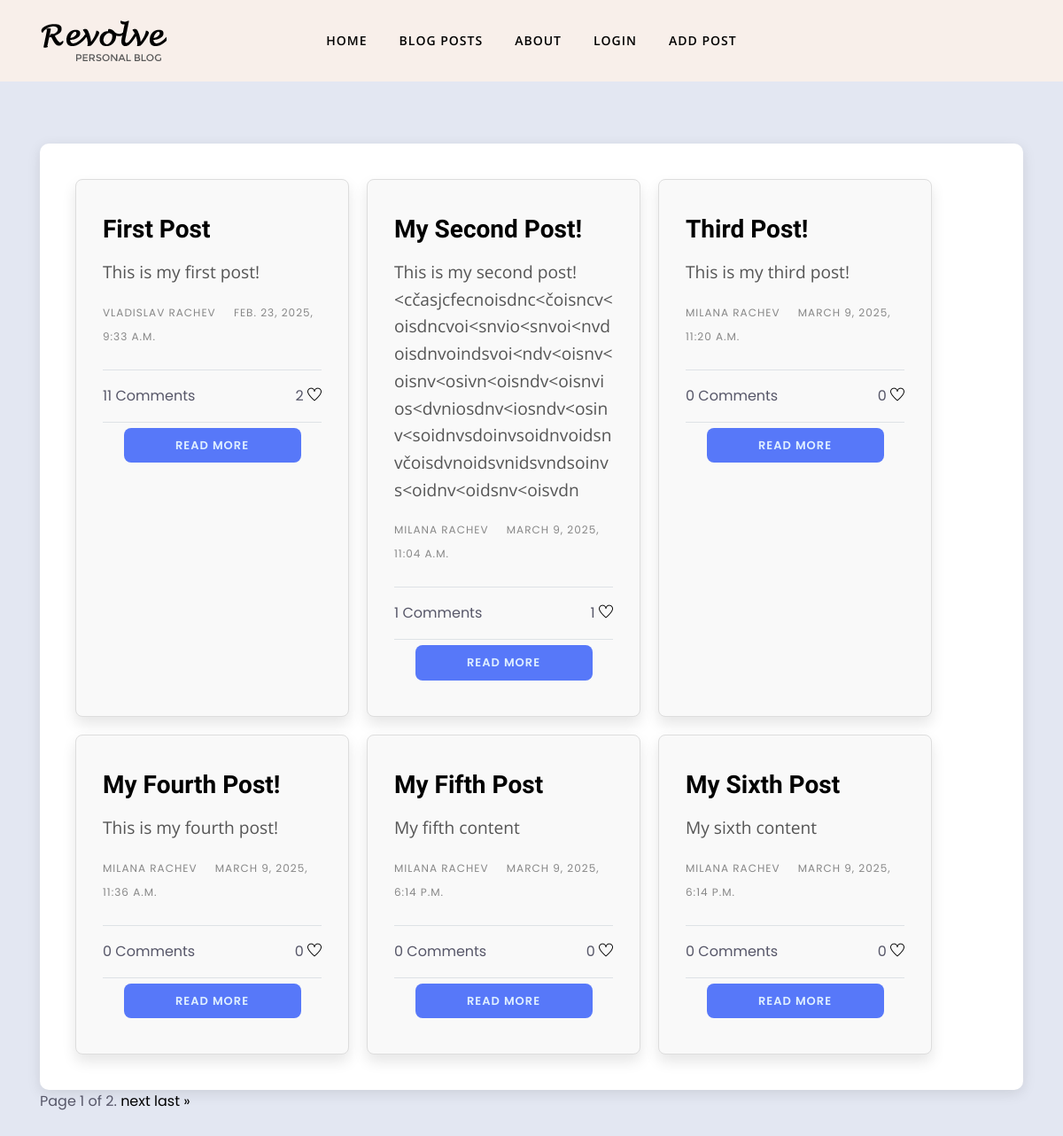
The app's page /posts/all-posts/ with its own data.
### ProtectTheWomen1/posts/models.py (models this page shows)
class Post(models.Model):
    title = models.CharField(
        max_length=100,
    )
    content = models.TextField()
    user = models.ForeignKey(
        to=UserModel,
        on_delete=models.CASCADE,
    )
    created_at = models.DateTimeField(
        auto_now_add=True,
    )

### ProtectTheWomen1/accounts/models/user.py (models this page shows)
class CustomUser(AbstractUser, PermissionsMixin):
    pass

### ProtectTheWomen1/accounts/models/profile.py (models this page shows, shortened)
class Profile(models.Model):
    user = models.OneToOneField(
        to=UserModel,
        on_delete=models.CASCADE,
        primary_key=True,
    )
    first_name = models.CharField(
        max_length=50,
        blank=True,
        null=True,
    )
    last_name = models.CharField(
        max_length=50,
        blank=True,
        null=True,
    )
    date_of_birth = models.DateField(
        auto_now=True,
        blank=True,
        null=True,
    )
    country = models.CharField(
        max_length=50,
        blank=True,
        null=True,
    )
    profile_picture = CloudinaryField(
        'profile_picture',
        blank=True,
        null=True,
    )
    def get_full_name(self):
        if self.first_name and self.last_name:
            return f'{self.first_name} {self.last_name}'
        return self.first_name or self.last_name or 'Anonymous'

### ProtectTheWomen1/posts/views.py (the view)
# urls.py: path('all-posts/', AllPostView.as_view(), name='all-posts'),
class AllPostView(ListView):
    model = Post
    template_name = 'posts/all-post.html'
    paginate_by = 6
    def get_context_data(self, **kwargs):
        context = super().get_context_data(**kwargs)
        context["form"] = CommentForm()
        return context

### templates/posts/all-post.html (shortened to what this page needs)
{% extends 'common_templates/base.html' %}
{% load static %}
{% block content %}
    <section class="all-posts-wrapper section-padding">
        <div class="container">
            <div class="row">
                <div class="col-lg-12">
                    <div class="post-container">
                        {% for post in page_obj %}
                            <div class="post-item">
                                <div class="post-header mb-4">
                                    <h2 class="post-title mt-2">
                                        <a href="{% url 'post-detail' post.pk %}">{{ post.title }}</a>
                                    </h2>
                                    <p>{{ post.content|truncatewords:20 }}</p>
                                    <div class="post-meta">
                                        <span class="text-uppercase font-sm letter-spacing-1 mr-3">
                                            {{ post.user.profile.get_full_name }}
                                        </span>
                                        <span class="text-uppercase font-sm letter-spacing-1">
                                            {{ post.created_at }}
                                        </span>
                                    </div>
                                </div>
                                <div class="post-body">
                                    <div class="tags-share-box center-box d-flex text-center justify-content-between border-top border-bottom py-3">
                                        <span class="single-comment-o">
                                             {{ post.comments.count }} Comments
                                        </span>
                                        <div class="post-share">
                                            <span class="count-number-like">{{ post.like_set.count }}</span>
                                            <a href="{% url 'like' post.pk %}" class="penci-post-like single-like-button">
                                                <i class="ti-heart"></i>
                                            </a>
                                        </div>
                                    </div>
                                    <div class="text-center mt-3">
                                        <a href="{% url 'post-detail' post.pk %}" class="btn btn-primary">
                                            Read More
                                        </a>
                                    </div>
                                </div>
                            </div>
                        {% empty %}
                            <h1 class="no-posts text-center">No Posts Available</h1>
                        {% endfor %}
                    </div>
                    <div class="pagination">
                        <span class="step-links">
                            <span class="current">
                                Page {{ page_obj.number }} of {{ page_obj.paginator.num_pages }}.
                            </span>
                            {% if page_obj.has_next %}
                                <a href="?page={{ page_obj.next_page_number }}">next</a>
                                <a href="?page={{ page_obj.paginator.num_pages }}">last &raquo;</a>
                            {% endif %}
                        </span>
                    </div>
                </div>
            </div>
        </div>
    </section>
{% endblock %}

### static/css/style.css (style rules this page uses)
body, p { font-family: "Open Sans", sans-serif; line-height: 26px; font-size: 16px; text-rendering: optimizeLegibility; color: #666; font-weight: 400; }
html { overflow-x: hidden; width: 100%; height: 100%; }
h1, .h1, h2, .h2, h3, .h3, h4, .h4, h5, .h5, h6, .h6 { color: #1c1c1c; font-weight: 600; font-family: "Unna", serif; }
h2, .h2 { font-size: 32px; line-height: 36px; font-weight: 700; }
body { background: #fff; color: #575769; }
html, body { height: 100%; }
a { transition: all 0.3s ease-in-out; color: #000; }
a:link, a:visited { text-decoration: none; }
.section-padding { padding: 70px 0; position: relative; }
.btn { border-radius: 0px; padding: 10px 30px; font-weight: 600; text-transform: uppercase; color: #fff; transition: 350ms; letter-spacing: 1px; font-size: 13px; border: 1px solid transparent; }
.btn-primary { background: #ce8460; }
.font-sm { font-size: 12px !important; }
.post-container { display: flex; flex-wrap: wrap; gap: 20px; justify-content: flex-start; }
.post-item { width: 100%; max-width: 800px; padding: 30px; border: 1px solid #ddd; border-radius: 8px; background-color: #f9f9f9; box-shadow: 0 8px 16px rgba(0, 0, 0, 0.1); transition: transform 0.2s ease, box-shadow 0.2s ease; word-wrap: break-word; }
.post-item .post-title { font-size: 1.75rem; margin-bottom: 15px; color: #333; }
.post-item p { font-size: 1.2rem; color: #555; line-height: 1.6; }
.post-item .post-meta { font-size: 1rem; color: #888; }
@media (min-width: 768px) { .post-item { width: 48%; } }
@media (min-width: 1024px) { .post-item { width: 30%; } }
.post-container { width: 100%; max-width: 100%; margin: 0 auto; padding: 40px; background: #fff; border-radius: 10px; box-shadow: 0px 4px 15px rgba(0, 0, 0, 0.1); }
.post-title { text-transform: capitalize; }
.letter-spacing-1 { letter-spacing: 1px; }
body { background-color: #E3E7F2; font-family: 'Poppins', sans-serif; }
.btn-primary { border: none; border-radius: 8px; width: 200px; color: #DFEFFF; transform: translateY(-10px); background-color: #5778F9!important; }
a { text-decoration: none; }

### records on screen
Post: title "First Post", content "This is my first post!", user.profile.get_full_name "VLADISLAV RACHEV", created_at "FEB. 23, 2025, 9:33 A.M.", comments.count "11", like_set.count "2"
Post: title "My Second Post!", content "This is my second post!<cčasjcfecnoisdnc<čoisncv<oisdncvoi<snvio<snvoi<nvdoisdnvoindsvoi<ndv<oisnv<oisnv<osivn<oisndv<oisnvios<dvniosdnv<iosndv<osinv<soidnvsdoinvsoidnvoidsnvčoisdvnoidsvnidsvndsoinvs<oidnv<oidsnv<oisvdn", user.profile.get_full_name "MILANA RACHEV", created_at "MARCH 9, 2025, 11:04 A.M.", comments.count "1", like_set.count "1"
Post: title "Third Post!", content "This is my third post!", user.profile.get_full_name "MILANA RACHEV", created_at "MARCH 9, 2025, 11:20 A.M.", comments.count "0", like_set.count "0"
Post: title "My Fourth Post!", content "This is my fourth post!", user.profile.get_full_name "MILANA RACHEV", created_at "MARCH 9, 2025, 11:36 A.M.", comments.count "0", like_set.count "0"
Post: title "My Fifth Post", content "My fifth content", user.profile.get_full_name "MILANA RACHEV", created_at "MARCH 9, 2025, 6:14 P.M.", comments.count "0", like_set.count "0"
Post: title "My Sixth Post", content "My sixth content", user.profile.get_full_name "MILANA RACHEV", created_at "MARCH 9, 2025, 6:14 P.M.", comments.count "0", like_set.count "0"

### other values on screen
{{ page_obj.number }} "1"
{{ page_obj.paginator.num_pages }} "2"
